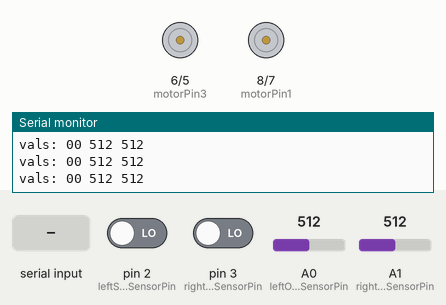
The sketch below on a simulated Arduino Uno, built with avr-gcc and run on an emulated ATmega328P. On the bench: motor-driver pin pairs drawn as motors (green arrow = first pin HIGH = forward, orange = second pin HIGH = backward, longer = more drive), the last lines printed to the serial monitor. Inputs (shaded band) come from the test bench; at power-on: pin 2 (leftSwitchSensorPin) LOW, pin 3 (rightSwitchSensorPin) LOW, A0 (leftOptoSensorPin) = 512, A1 (rightOptoSensorPin) = 512.

Above: at 1.2 s.
1.3 s: "F" received over Serial
At 2.5 s:
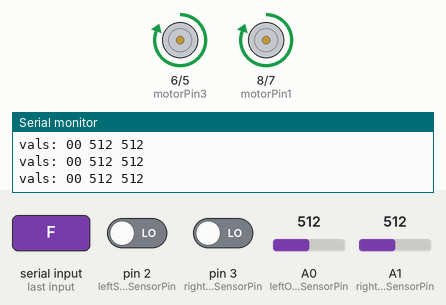
2.8 s: "B" received over Serial
At 4.0 s:
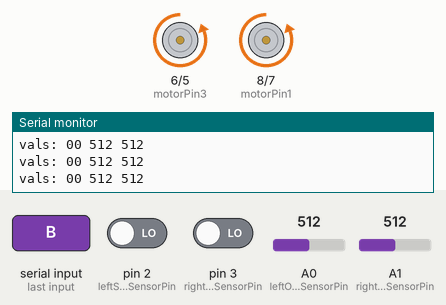
4.3 s: "L" received over Serial
At 4.6 s:
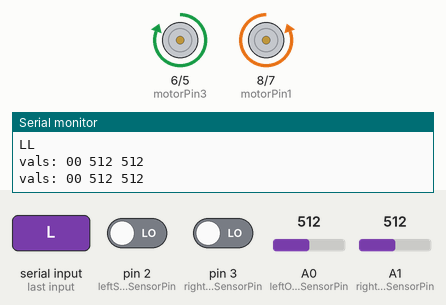
5.8 s: "R" received over Serial
At 6.2 s:
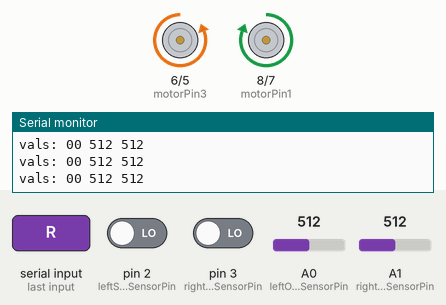
Timing chart, 0 to 8.3 s (numbered marks = the images above; inputs shaded):
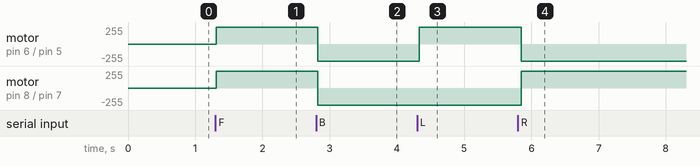

Measured:
- after the input at 1.3 s, motor on pin 6 (motorPin3) / pin 5 (motorPin4), motor on pin 8 (motorPin1) / pin 7 (motorPin2): stopped → forward 255/255 at once
- after the input at 2.8 s, motor on pin 6 (motorPin3) / pin 5 (motorPin4), motor on pin 8 (motorPin1) / pin 7 (motorPin2): forward 255/255 → backward 255/255 at once
- after the input at 4.3 s, motor on pin 6 (motorPin3) / pin 5 (motorPin4): backward 255/255 → forward 255/255 at once
- after the input at 5.8 s, motor on pin 6 (motorPin3) / pin 5 (motorPin4): forward 255/255 → backward 255/255 after 0.05 s; motor on pin 8 (motorPin1) / pin 7 (motorPin2): backward 255/255 → forward 255/255 after 0.05 s

The sketch:

dustbot_arduino.ino
```cpp
// Martin Cerven 2019
// Arduino part that is getting input
// controlling L239 chip
// and sending output on serial line

enum robot_direction_state{
  going_forward,
  going_backward,
  turning_left,
  turning_right,
  stopped,
};


//Motor A
const int motorPin1  = 8;  // Pin 14 of L293
const int motorPin2  = 7;  // Pin 10 of L293
//Motor B
const int motorPin3  = 6; // Pin  7 of L293
const int motorPin4  = 5;  // Pin  2 of L293

//const int enableRight = 10;
//const int enableLeft = 11;

// left switch
const int leftSwitchSensorPin =2 ;

// right switch
const int rightSwitchSensorPin = 3;

// left odometry
const int leftOptoSensorPin = A0;

// right odometry
const int rightOptoSensorPin = A1;

robot_direction_state robot_direction;

boolean leftSwitchSensorValue;
boolean rightSwitchSensorValue;
int leftOptoSensorValue;
int rightOptoSensorValue;

void setup() {
    // put your setup code here, to run once:
    Serial.begin(115200);

    robot_direction=stopped;

    //Set pins as outputs
    pinMode(motorPin1, OUTPUT);
    pinMode(motorPin2, OUTPUT);
    pinMode(motorPin3, OUTPUT);
    pinMode(motorPin4, OUTPUT);
}

void goForward(){
    digitalWrite(motorPin1, HIGH);
    digitalWrite(motorPin2, LOW);
    digitalWrite(motorPin3, HIGH);
    digitalWrite(motorPin4, LOW);
}

void goBackward(){
    digitalWrite(motorPin1, LOW);
    digitalWrite(motorPin2, HIGH);
    digitalWrite(motorPin3, LOW);
    digitalWrite(motorPin4, HIGH);
}

/**
 * For turning left you need to power right motor.
 */
void turnLeft(){
    digitalWrite(motorPin1, LOW);
    digitalWrite(motorPin2, HIGH);
    digitalWrite(motorPin3, HIGH);
    digitalWrite(motorPin4, LOW);
}
void turnRight(){
    digitalWrite(motorPin1, HIGH);
    digitalWrite(motorPin2, LOW);
    digitalWrite(motorPin3, LOW);
    digitalWrite(motorPin4, HIGH);
}
void stopMotors(){
    digitalWrite(motorPin1, LOW);
    digitalWrite(motorPin2, LOW);
    digitalWrite(motorPin3, LOW);
    digitalWrite(motorPin4, LOW);
}

int motorSpeed = 0;

/**
 * //TODO: precitaj zo serialu commandy:
 * F <speed>
 * L <speed>
 * R <speed>
 * B <speed>
 * S - stop
 */
boolean handleSerial() {
    while (Serial.available() > 0) {
        char incomingCharacter = Serial.read();
        Serial.print(incomingCharacter );
        switch(incomingCharacter){
            case 'F':
                Serial.println('F');
                robot_direction=going_forward;
                break;
            case 'B':
                Serial.println('B');
                robot_direction=going_backward;
                break;
            case 'L':
                Serial.println('L');
                robot_direction=turning_left;
                break;
            case 'R':
                Serial.println('R');
                robot_direction=turning_right;
                break;
            case 'S':
                Serial.println('S');
                robot_direction=stopped;
                break;
        }
    }
}

void moveRobot(){
  switch(robot_direction){
      case going_forward:
          goForward();
          break;
      case going_backward:
          goBackward();
          break;
      case turning_left:
          turnLeft();
          break;
      case turning_right:
          turnRight();
          break;
      case stopped:
          stopMotors();
          break;
    }
}

void makeDecisions(){
    if(leftSwitchSensorValue  &&  rightSwitchSensorValue){
        robot_direction=going_backward;
    }
    else if(leftSwitchSensorValue){
      //TODO: potrebujem mat nejaku pamet o tom kde vlastne som, pretoze
        robot_direction=turning_left;
    }
    else if(rightSwitchSensorValue){
        robot_direction=turning_right;
    }
    else{
      robot_direction=going_forward;
    }
}


void getSensorInputs(){
  delay(100);
  leftSwitchSensorValue  = digitalRead(leftSwitchSensorPin);
  rightSwitchSensorValue = digitalRead(rightSwitchSensorPin);
  leftOptoSensorValue    = analogRead(leftOptoSensorPin);
  rightOptoSensorValue   = analogRead(rightOptoSensorPin);

  Serial.print("vals: ");
  Serial.print(leftSwitchSensorValue);
  Serial.print(rightSwitchSensorValue);
  Serial.print(" ");
  Serial.print(leftOptoSensorValue);
  Serial.print(" ");
  Serial.print(rightOptoSensorValue);
  Serial.println();
//  delay(100);

}

void loop() {
  getSensorInputs();
  handleSerial();
//  makeDecisions();
  moveRobot();
}
```
